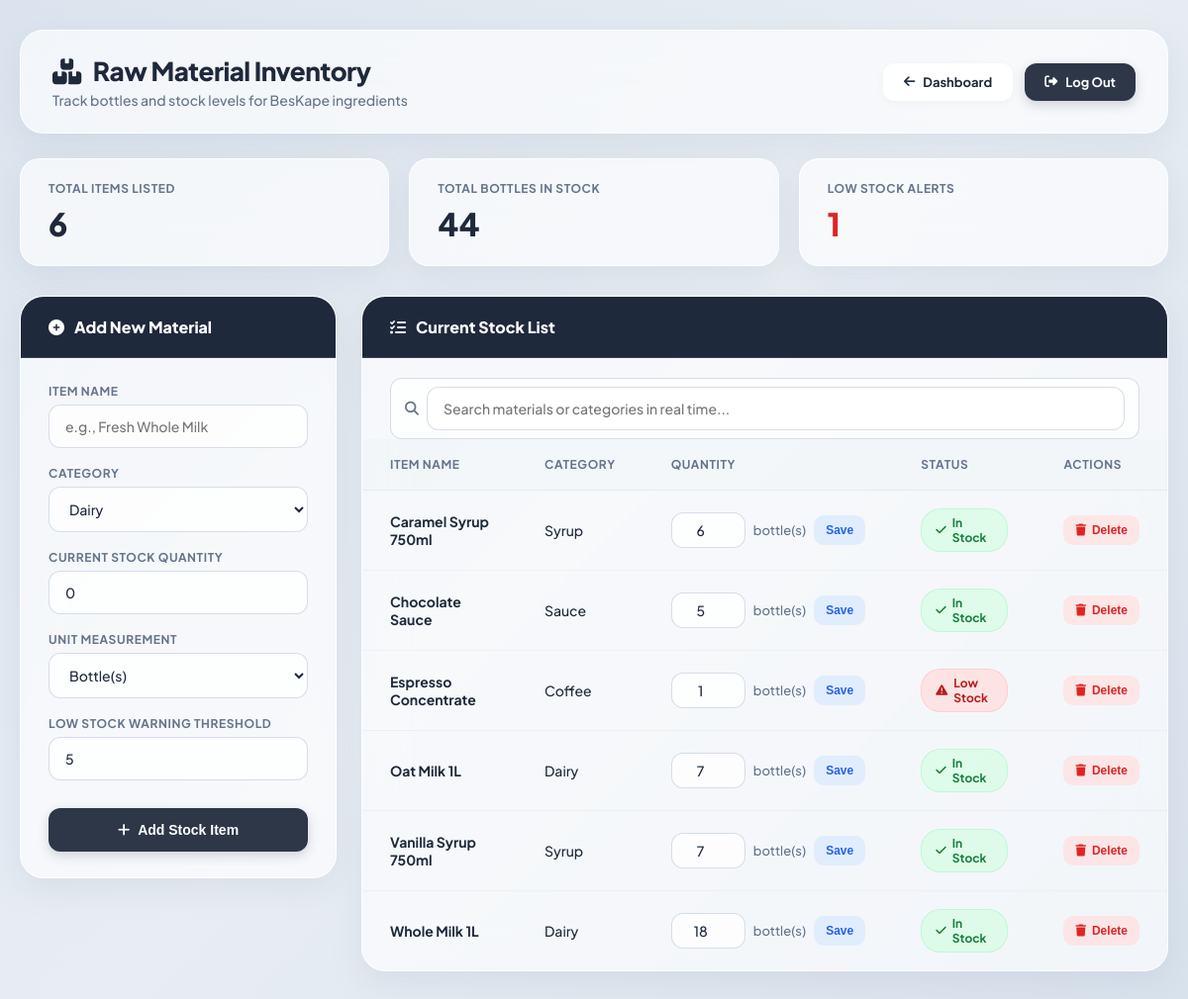
Page /inventory_management.php (signed in) on the committed database.
### tables this page shows
CREATE TABLE `inventory` (
  `id` int(11) NOT NULL AUTO_INCREMENT,
  `item_name` varchar(100) NOT NULL,
  `category` varchar(50) NOT NULL DEFAULT 'General',
  `quantity` int(11) NOT NULL DEFAULT 0,
  `unit` varchar(20) NOT NULL DEFAULT 'bottle',
  `min_threshold` int(11) NOT NULL DEFAULT 5,
  `updated_at` timestamp NOT NULL DEFAULT current_timestamp() ON UPDATE current_timestamp(),
  PRIMARY KEY (`id`)
);

### inventory_management.php (the view, shortened to what this page needs)
<?php
require_once 'config.php';
$inventory_query = mysqli_query($conn, "SELECT * FROM inventory ORDER BY item_name ASC");
$total_items = mysqli_query($conn, "SELECT COUNT(*) as count FROM inventory");
$total_items_count = mysqli_fetch_assoc($total_items)['count'] ?? 0;
$low_stock_query = mysqli_query($conn, "SELECT COUNT(*) as count FROM inventory WHERE quantity <= min_threshold");
$low_stock_count = mysqli_fetch_assoc($low_stock_query)['count'] ?? 0;
$total_bottles_query = mysqli_query($conn, "SELECT SUM(quantity) as total FROM inventory");
$total_bottles_count = mysqli_fetch_assoc($total_bottles_query)['total'] ?? 0;
?>
<!DOCTYPE html>
<html lang="en">
<head>
    <?php include_once __DIR__ . '/pwa_head.php'; ?>
    <link rel="stylesheet" href="https://cdnjs.cloudflare.com/ajax/libs/font-awesome/6.4.0/css/all.min.css">
</head>
<body>
<div class="container">
    <div class="header">
        <div class="header-title">
            <h1><i class="fa-solid fa-boxes-stacked"></i> Raw Material Inventory</h1>
            <p>Track bottles and stock levels for BesKape ingredients</p>
        </div>
        <div class="nav-links">
            <a href="dashboard.php" class="btn-back"><i class="fa-solid fa-arrow-left"></i> Dashboard</a>
            <a href="logout.php" class="btn-logout"><i class="fa-solid fa-right-from-bracket"></i> Log Out</a>
        </div>
    </div>
    <div class="stats-grid">
        <div class="stat-card">
            <h4>Total Items Listed</h4>
            <p><?php echo $total_items_count; ?></p>
        </div>
        <div class="stat-card">
            <h4>Total Bottles in Stock</h4>
            <p><?php echo $total_bottles_count ?? 0; ?></p>
        </div>
        <div class="stat-card alert">
            <h4>Low Stock Alerts</h4>
            <p><?php echo $low_stock_count; ?></p>
        </div>
    </div>
    <div class="main-layout">
        <div class="card-box">
            <div class="card-header">
                <div class="card-header-title">
                    <i class="fa-solid fa-plus-circle"></i> Add New Material
                </div>
            </div>
            <div class="card-body">
                <form action="inventory_management.php" method="POST">
                    <div class="form-group">
                        <label>Item Name</label>
                        <input type="text" name="item_name" placeholder="e.g., Fresh Whole Milk" required>
                    </div>
                    <div class="form-group">
                        <label>Category</label>
                        <select name="category" required>
                            <option value="Dairy">Dairy</option>
                        </select>
                    </div>
                    <div class="form-group">
                        <label>Current Stock Quantity</label>
                        <input type="number" name="quantity" min="0" value="0" required>
                    </div>
                    <div class="form-group">
                        <label>Unit Measurement</label>
                        <select name="unit">
                            <option value="bottle">Bottle(s)</option>
                        </select>
                    </div>
                    <div class="form-group">
                        <label>Low Stock Warning Threshold</label>
                        <input type="number" name="min_threshold" min="1" value="5" required>
                    </div>
                    <button type="submit" class="btn-submit"><i class="fa-solid fa-plus"></i> Add Stock Item</button>
                </form>
            </div>
        </div>
        <div class="card-box">
            <div class="card-header">
                <div class="card-header-title">
                    <i class="fa-solid fa-list-check"></i> Current Stock List
                </div>
            </div>
            <div class="search-box">
                <i class="fa-solid fa-magnifying-glass"></i>
                <input type="text" id="inventorySearch" placeholder="Search materials or categories in real time..." onkeyup="filterInventory()">
            </div>
            <div class="table-wrapper">
                <table class="inventory-table" id="inventoryTable">
                    <thead>
                        <tr>
                            <th>Item Name</th>
                            <th>Category</th>
                            <th>Quantity</th>
                            <th>Status</th>
                            <th>Actions</th>
                        </tr>
                    </thead>
                    <tbody>
                        <?php if (mysqli_num_rows($inventory_query) > 0): ?>
                            <?php while ($row = mysqli_fetch_assoc($inventory_query)): ?>
                                <?php $is_low = $row['quantity'] <= $row['min_threshold']; ?>
                                <tr class="inventory-row">
                                    <td class="item-name"><strong><?php echo htmlspecialchars($row['item_name']); ?></strong></td>
                                    <td class="item-cat"><?php echo htmlspecialchars($row['category']); ?></td>
                                    <td>
                                        <form action="inventory_management.php" method="POST" class="inline-qty-form">
                                            <input type="number" name="quantity" value="<?php echo $row['quantity']; ?>" min="0">
                                            <span style="font-size:13px; color: var(--text-muted);"><?php echo htmlspecialchars($row['unit']); ?>(s)</span>
                                            <button type="submit" class="btn-update">Save</button>
                                        </form>
                                    </td>
                                    <td>
                                        <?php if ($is_low): ?>
                                            <span class="badge badge-warning"><i class="fa-solid fa-triangle-exclamation"></i> Low Stock</span>
                                        <?php else: ?>
                                            <span class="badge badge-success"><i class="fa-solid fa-check"></i> In Stock</span>
                                        <?php endif; ?>
                                    </td>
                                    <td>
                                        <form action="inventory_management.php" method="POST" onsubmit="return confirm('Are you sure you want to delete this item?');" style="margin:0;">
                                            <button type="submit" class="btn-delete"><i class="fa-solid fa-trash"></i> Delete</button>
                                        </form>
                                    </td>
                                </tr>
                            <?php endwhile; ?>
                        <?php else: ?>
                            <tr>
                                <td colspan="5" style="text-align:center; color: var(--text-muted); font-style: italic; padding: 35px;">No raw materials added yet.</td>
                            </tr>
                        <?php endif; ?>
                    </tbody>
                </table>
            </div>
        </div>
    </div>
</div>
</body>
</html>

### pwa_head.php (shortened to what this page needs)
<link rel="stylesheet" href="responsive.css">

### responsive.css (style rules this page uses)
*, *::before, *::after { box-sizing: border-box; }
html { -webkit-text-size-adjust: 100%; -webkit-tap-highlight-color: transparent; }
body { overflow-x: hidden; width: 100%; }
.table-responsive, .table-wrapper { width: 100%; overflow-x: auto; -webkit-overflow-scrolling: touch; }

### rows in the picture
inventory: item_name "Caramel Syrup 750ml", category "Syrup", quantity "6", unit "bottle", min_threshold "In Stock"
inventory: item_name "Chocolate Sauce", category "Sauce", quantity "5", unit "bottle", min_threshold "In Stock"
inventory: item_name "Espresso Concentrate", category "Coffee", quantity "1", unit "bottle", min_threshold "Low Stock"
inventory: item_name "Oat Milk 1L", category "Dairy", quantity "7", unit "bottle", min_threshold "In Stock"
inventory: item_name "Vanilla Syrup 750ml", category "Syrup", quantity "7", unit "bottle", min_threshold "In Stock"
inventory: item_name "Whole Milk 1L", category "Dairy", quantity "18", unit "bottle", min_threshold "In Stock"

### other values in the picture
$total_items_count "6"
$total_bottles_count "44"
$low_stock_count "1"
